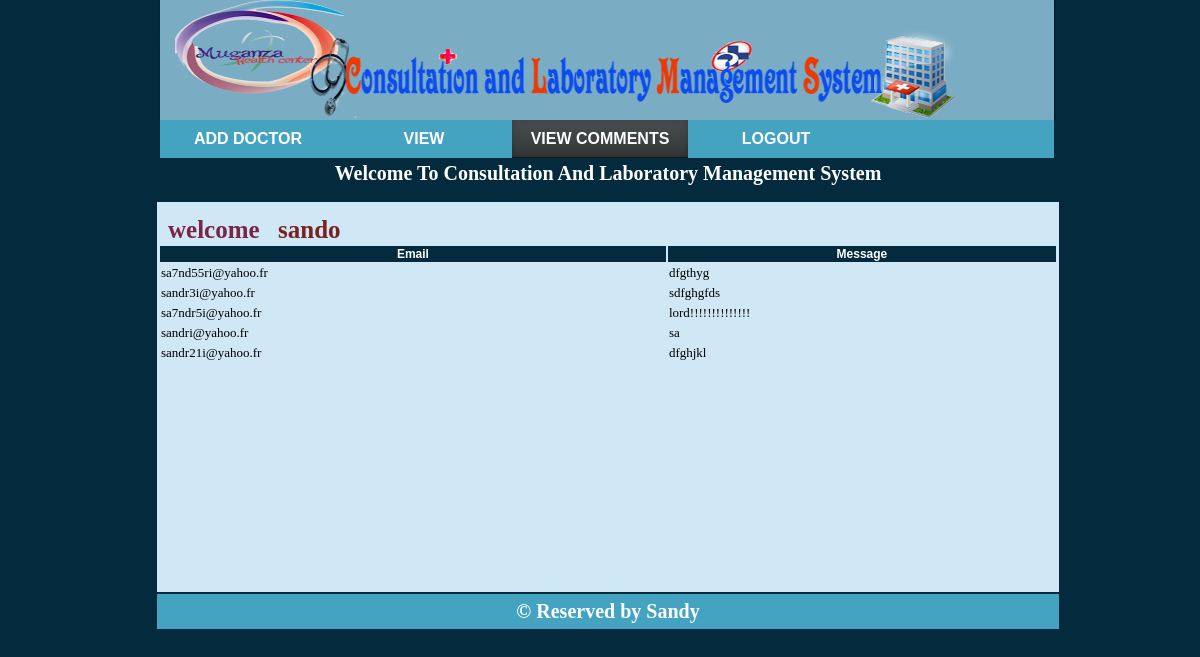
Page /comment_vd.php (signed in) on the committed database.
### tables this page shows
CREATE TABLE IF NOT EXISTS `comment` (
  `Id_comment` int(11) NOT NULL AUTO_INCREMENT,
  `Email` varchar(50) NOT NULL,
  `Comment` varchar(200) NOT NULL,
  `Usertype` char(20) NOT NULL,
  `datee` date NOT NULL,
  PRIMARY KEY (`Id_comment`),
  UNIQUE KEY `Email` (`Email`)
);

### comment_vd.php (the view, shortened to what this page needs)
<html>
<head>
<link rel="stylesheet" type="text/css"href="cssfile.css"/>
</head >
<body bgcolor="042b3d">
<div id="container">
<div class="banner">
<img src="log2.png" class="img">
</div>
<table  align="center" border="0">
<tr>
	<div id="main-menu">
					<ul>
<li ><a href="admin.php">Add Doctor</a>
</li>
<li><a href="" >View</a>
	</li>
<li><a href="#" class="active">View Comments</a>
	</li>
		<li><a href="logout.php">Logout</a>
	</ul>
	</div>
</tr>
<tr>
	<td colspan="6" id="td2" valign="top">
		<p class="t">Welcome To Consultation And Laboratory Management System</p>
		<p class="name1">welcome</p> &nbsp;
		<?php
echo "<div id='name'>".$_SESSION['username']."</div>";
?>
		<?php
$sql="SELECT *from comment where Usertype='user' order by datee";
$query=mysql_query($sql);
?>
<center>
<table border="0" class="tab12">
<tr>
<td class="bg" >Email</td>
<td class="bg" >Message</td>
</tr>
<?php
while($row=mysql_fetch_array($query)){
?>
<tr>
	<td><?php echo$row['Email'];?></td>
<td><?php echo $row['Comment'];?></td>
<?php
}
?>
</table>
<tr>
<td colspan="6" class="footer">&copy Reserved by Sandy</td>
</tr>
</table>
</div>
</body>
</html>

### cssfile.css (style rules this page uses)
#container { max-width: 1200px;width:1200;padding:0px;margin:0 auto; }
table { width: 900px; }
#td2 { height: 430px; background-color: #d0e7f6; }
body { margin-top: 65px; }
a { text-decoration: none; font-family: arial; color: white; font-weight: bold; }
.footer { background-color: #44a3c1; text-align: center; height: 35px; color: white; font-size: 20px; font-weight: bold; }
.banner { background-color: #7aacc3; margin-top: -65px; height: 120px; width: 894px; margin-left: 152px; border-radius: -webkit-border-radius: -moz-border-radius: box-shadow: 1px 1px 2px rgba(0,0,0,.3), 0 0 2px rgba(0,0,0,.3); -webkit-box-shadow: 1px 1px 2px rgba(0,0,0,.3), 0 0 2px rgba(0,0,0,.3); -moz-box-shadow: 1px 1px 2px rgba(0,0,0,.3), 0 0 2px rgba(0,0,0,.3); }
.bg { background-color: #042b3d; text-align:center; font-weight: bold; font-size: 12px; font-family: arial; color: white; border: 0px; }
.img { width: 780px; height: 120px; margin-left:15px ; margin-top:-2px; }
.t { background-color: #042b3d; font-weight: bold; color: white; text-align: center; font-size: 20px; margin-left: -1px; margin-top: -0.6px; height: 40px; margin-right: -1px; }
#main-menu { width: 74.5%; float: left; background: #44a3c1; margin-left: 152px; }
#main-menu > ul { list-style:none; overflow:hidden; padding:0; margin:0; }
#main-menu > ul > li { min-width:100px; float:left;display:block; }
#main-menu > ul > li > a { text-align:center; width: 156px; text-decoration:none; font-size:16px; font-weight:900; color:#fff; padding:10px ; display:block; text-transform:uppercase; }
#name { font-size: 25px; font-weight: bold; margin-top: -71px; margin-left: 120px; color: rgb(121, 34, 34); }
.name1 { font-size: 25px; font-weight: bold; margin-top: -6px; margin-left: 10px; color: rgb(121, 38, 70); }
.tab12 { font-size: 13px; border: 0px; }
#main-menu ul li a.active { text-decoration: none; background: #042b3d; border-left: 0; border-right: 0; background-image: -webkit-linear-gradient(top, #484e4f, #323637); background-image: -moz-linear-gradient(top, #484e4f, #323637); background-image: -o-linear-gradient(top, #484e4f, #323637); background-image: linear-gradient(to bottom, #484e4f, #323637); -webkit-box-shadow: inset 0 -1px #151717, inset 0 -1px 8px rgba(0, 0, 0, 0.2); box-shadow: inset 0 -1px #151717, inset 0 -1px 8px rgba(0, 0, 0, 0.2);*/ }

### rows in the picture
comment: Email "sa7nd55ri@yahoo.fr", Comment "dfgthyg"
comment: Email "sandr3i@yahoo.fr", Comment "sdfghgfds"
comment: Email "sa7ndr5i@yahoo.fr", Comment "lord!!!!!!!!!!!!!!"
comment: Email "sandri@yahoo.fr", Comment "sa"
comment: Email "sandr21i@yahoo.fr", Comment "dfghjkl"

### other values in the picture
$_SESSION['username'] "sando"
